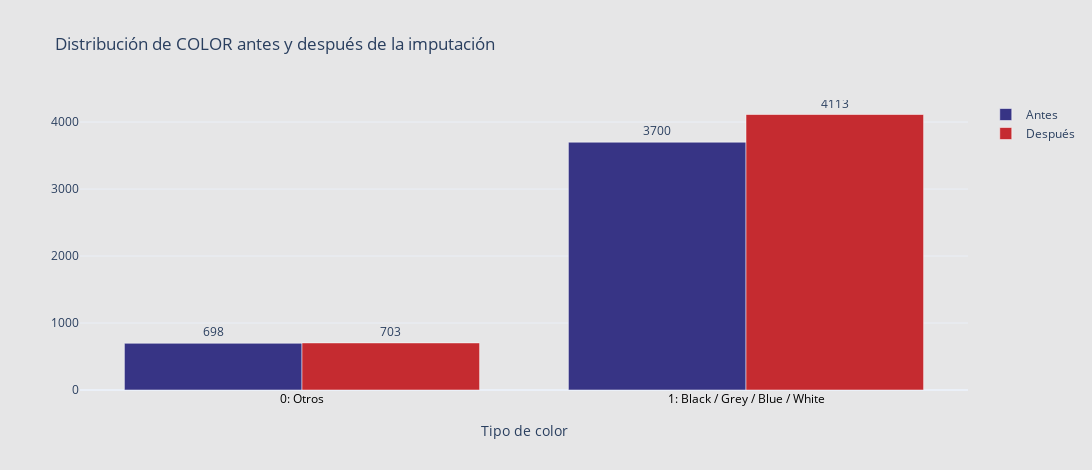

Notebook code for this chart:
### Code cell
# Conteos por color (ordenados)
antes_color = df_antes['color_estandar'].value_counts().sort_index()
despues_color = df_bmw['color_estandar'].value_counts().sort_index()

# Etiquetas personalizadas para el eje X
etiquetas = {0: '0: Otros', 1: '1: Black / Grey / Blue / White'}
x_labels = [etiquetas.get(i, str(i)) for i in antes_color.index]

fig = go.Figure()

# Añadimos barras para antes
fig.add_trace(go.Bar(
    x=x_labels,
    y=antes_color.values,
    marker_color='#373485',
    name='Antes',
    text=antes_color.values,
    textposition='outside',
    opacity=1,
))

# Añadimos barras para después
fig.add_trace(go.Bar(
    x=x_labels,
    y=despues_color.reindex(antes_color.index, fill_value=0).values,
    marker_color='#c52b30',
    name='Después',
    text=despues_color.reindex(antes_color.index, fill_value=0).values,
    textposition='outside',
    opacity=1,
))

# Configuramos el layout
fig.update_layout(
    title="Distribución de COLOR antes y después de la imputación",
    xaxis_title="Tipo de color",
    barmode='group',  # Barras en paralelo
    template='plotly_white',
    width=1200,
    height=470,
    plot_bgcolor='#e6e6e7',
    paper_bgcolor='#e6e6e7',
    xaxis=dict(
        tickfont=dict(color='black'),
        title_standoff=20
    )
)

fig.show()

### Figure 1 — Plotly figure (JSON) as saved in the notebook; plotly's stock layout.template omitted (floating-point values rounded to 4 significant figures)
{"data": [{"marker": {"color": "#373485"}, "name": "Antes", "opacity": 1, "text": [698.0, 3700.0], "textposition": "outside", "type": "bar", "x": ["0: Otros", "1: Black / Grey / Blue / White"], "y": [698, 3700]}, {"marker": {"color": "#c52b30"}, "name": "Después", "opacity": 1, "text": [703.0, 4113.0], "textposition": "outside", "type": "bar", "x": ["0: Otros", "1: Black / Grey / Blue / White"], "y": [703, 4113]}], "layout": {"barmode": "group", "height": 470, "paper_bgcolor": "#e6e6e7", "plot_bgcolor": "#e6e6e7", "title": {"text": "Distribución de COLOR antes y después de la imputación"}, "width": 1200, "xaxis": {"tickfont": {"color": "black"}, "title": {"standoff": 20, "text": "Tipo de color"}}}}
